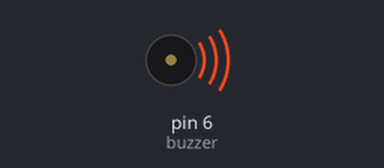
This sketch was run on a simulated Arduino Uno, built with avr-gcc and run on an emulated ATmega328P. Shown: buzzer (waves = sounding).

Above: at 0.2 s.
Timing chart, 0 to 3.0 s (numbered marks = the images above):
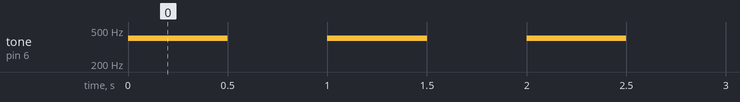

Measured:
- by itself, tone on pin 6 (buzzer): alternates 400 Hz for 0.50 s and silent for 0.50 s

The sketch:

buzzer.ino
```cpp
const int buzzer = 6; //buzzer to arduino pin 9


void setup(){

  pinMode(buzzer, OUTPUT); // Set buzzer - pin 9 as an output

}

void loop(){
  playBuzzer( 5 );
}

void playBuzzer( int numberofTimes ){
  for(int b = 1; b <= numberofTimes; b ++ ) {
    tone(buzzer, 400); // Send 1KHz sound signal...
    delay(500);        // ...for 1 sec
    noTone(buzzer);     // Stop sound...
    delay(500);        // ...for 1sec
  }
}
```
